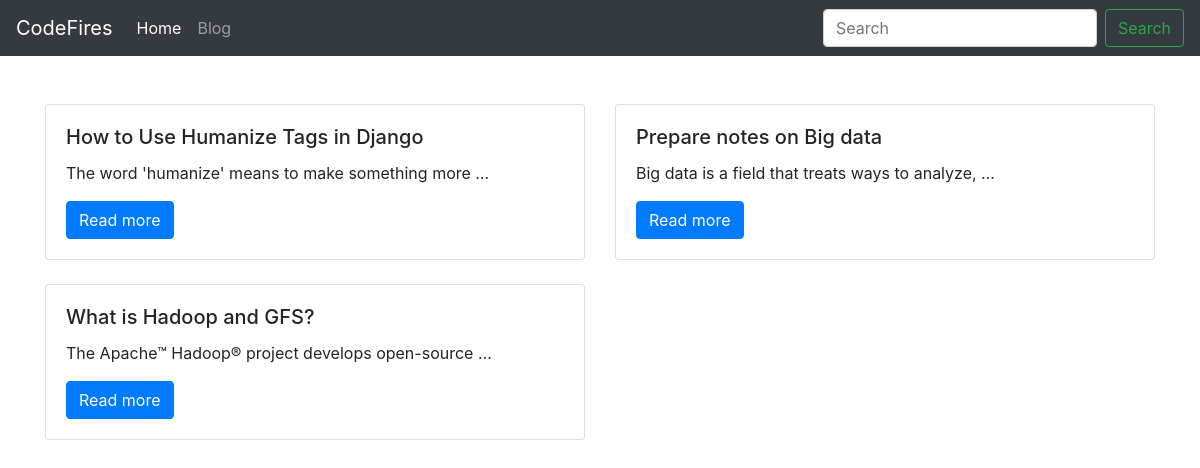
The page / on the database its author committed.
### blog/models.py (models this page shows, shortened)
class Post(models.Model):
    title = models.CharField(max_length=250, unique=True)
    slug = models.SlugField(max_length=250,
                            unique=True)
    author = models.ForeignKey(User,
                               on_delete=models.CASCADE,
                               related_name='blog_posts')
    body = models.TextField()
    publish = models.DateTimeField(default=timezone.now)
    class Meta:
        ordering = ('-publish',)
    def get_absolute_url(self):
        return reverse('blog:blog_detail', args=[self.slug])

### blog/views.py (the view)
# urls.py: path('', BlogListView.as_view(), name='blog_list'),
class BlogListView(ListView):
    model = Post
    context_object_name = 'posts'
    template_name = 'blog/blog_list.html'

### templates/blog/blog_list.html
{% extends 'base.html' %}
{% block container %}
<div class="row">
    {% for post in posts %}
    <div class="col-sm-6 mt-4">
        <div class="card">
            <div class="card-body">
                <h5 class="card-title">{{ post.title }}</h5>
                <p class="card-text">{{ post.body | truncatechars:50 }}</p>
                <a href="{{ post.get_absolute_url }}" class="btn btn-primary">Read more</a>
            </div>
        </div>
    </div>
    {% endfor %}
</div>
{% endblock %}

### templates/base.html (shortened to what this page needs)
<!doctype html>
<html lang="en">
<head>
    <link rel="stylesheet" href="https://cdn.jsdelivr.net/npm/bootstrap@4.6.0/dist/css/bootstrap.min.css"
>
</head>
<body>
<header>
    <nav class="navbar navbar-expand-lg navbar-dark bg-dark">
        <a class="navbar-brand" href="#">CodeFires</a>
        <div class="collapse navbar-collapse" id="navbarSupportedContent">
            <ul class="navbar-nav mr-auto">
                <li class="nav-item active">
                    <a class="nav-link" href="#">Home <span class="sr-only">(current)</span></a>
                </li>
                <li class="nav-item">
                    <a class="nav-link" href="#">Blog</a>
                </li>
            </ul>
            <form class="form-inline my-2 my-lg-0">
                <input class="form-control mr-sm-2" type="search" placeholder="Search" aria-label="Search">
                <button class="btn btn-outline-success my-2 my-sm-0" type="submit">Search</button>
            </form>
        </div>
    </nav>
</header>
<div class="container my-4">
    {% block container %}
    {% endblock %}
</div>
</body>
</html>

### rows shown on the page
Post: title "How to Use Humanize Tags in Django", body "The word 'humanize' means to make something more …"
Post: title "Prepare notes on Big data", body "Big data is a field that treats ways to analyze, …"
Post: title "What is Hadoop and GFS?", body "The Apache™ Hadoop® project develops open-source …"
